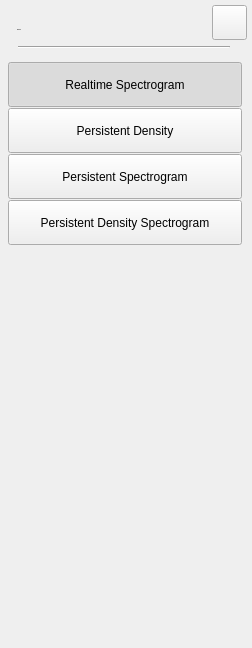
<?xml version="1.0" encoding="UTF-8"?>
<ui version="4.0">
 <class>RtSa_Dialog_MeasureSetup</class>
 <widget class="QWidget" name="RtSa_Dialog_MeasureSetup">
  <property name="geometry">
   <rect>
    <x>0</x>
    <y>0</y>
    <width>252</width>
    <height>648</height>
   </rect>
  </property>
  <property name="windowTitle">
   <string>Form</string>
  </property>
  <property name="styleSheet">
   <string notr="true">/*********************indoor*******************/
#RtSa_Dialog_MeasureSetup[status = &quot;indoor&quot;]
#widget
{
	background-color:rgba(211,211,211,0.9);
}
#RtSa_Dialog_MeasureSetup[status = &quot;indoor&quot;]
QLabel
{
	color:rgb(9, 73, 108);
	background-color:rgba(0,0,0,0);
}
#RtSa_Dialog_MeasureSetup[status = &quot;indoor&quot;]
QPushButton
{
	border-style:flat;
	text-align:left;
	padding-left:10px;
}
#RtSa_Dialog_MeasureSetup[status = &quot;indoor&quot;]
QPushButton::!checked
{
	font: 13px &quot;Arial&quot;;
	font-weight:normal;
	background-color: rgba(237, 212, 0,0);
}
#RtSa_Dialog_MeasureSetup[status = &quot;indoor&quot;]
QPushButton::checked
{
font: 75 13px &quot;Arial&quot;;
font-weight:bold;
background-color: rgb(255,181,0);
}
#RtSa_Dialog_MeasureSetup[status = &quot;indoor&quot;]
#lblTitle
{
	font: 75 20px &quot;Arial&quot;;
	color:rgba(46,46,46,1);
	line-height:23px;
	font-weight:bold;
}
#RtSa_Dialog_MeasureSetup[status = &quot;indoor&quot;]
#pb_cancel
{
border-style:flat;
background-color:rgba(0,0,0,0);
background-image: url(:/rtsa/image/btn_close_normal.png);
}
#RtSa_Dialog_MeasureSetup[status = &quot;indoor&quot;]
#pb_cancel:pressed
{
background-image: url(:/rtsa/image/btn_close_click.png);
}
#RtSa_Dialog_MeasureSetup[status = &quot;indoor&quot;]
#line
{
	background-color:rgba(46,46,46,1);
}
/*********************outdoor*******************/
#RtSa_Dialog_MeasureSetup[status = &quot;outdoor&quot;]
#widget
{
	background-color:rgba(211,211,211,0.9);
}
#RtSa_Dialog_MeasureSetup[status = &quot;outdoor&quot;]
QLabel
{
	color:rgb(9, 73, 108);
	background-color:rgba(0,0,0,0);
}
#RtSa_Dialog_MeasureSetup[status = &quot;outdoor&quot;]
QPushButton
{
	border-style:flat;
	text-align:left;
	padding-left:10px;
}
#RtSa_Dialog_MeasureSetup[status = &quot;outdoor&quot;]
QPushButton::!checked
{
	font: 13px &quot;Arial&quot;;
	font-weight:normal;
	background-color: rgba(237, 212, 0,0);
}
#RtSa_Dialog_MeasureSetup[status = &quot;outdoor&quot;]
QPushButton::checked
{
font: 75 13px &quot;Arial&quot;;
font-weight:bold;
background-color: rgb(255,181,0);
}
#RtSa_Dialog_MeasureSetup[status = &quot;outdoor&quot;]
#lblTitle
{
	font: 75 20px &quot;Arial&quot;;
	color:rgba(46,46,46,1);
	line-height:23px;
	font-weight:bold;
}
#RtSa_Dialog_MeasureSetup[status = &quot;outdoor&quot;]
#pb_cancel
{
border-style:flat;
background-color:rgba(0,0,0,0);
background-image: url(:/rtsa/image/btn_close_normal.png);
}
#RtSa_Dialog_MeasureSetup[status = &quot;outdoor&quot;]
#pb_cancel:pressed
{
background-image: url(:/rtsa/image/btn_close_click.png);
}
#RtSa_Dialog_MeasureSetup[status = &quot;outdoor&quot;]
#line
{
	background-color:rgba(46,46,46,1);
}
/*********************night*******************/
#RtSa_Dialog_MeasureSetup[status = &quot;night&quot;]
#widget
{
	background-color:rgba(208,182,139,0.9);
}
#RtSa_Dialog_MeasureSetup[status = &quot;night&quot;]
QLabel
{
	color:rgb(9, 73, 108);
	background-color:rgba(0,0,0,0);
}
#RtSa_Dialog_MeasureSetup[status = &quot;night&quot;]
QPushButton
{
	border-style:flat;
	text-align:left;
	padding-left:10px;
}
#RtSa_Dialog_MeasureSetup[status = &quot;night&quot;]
QPushButton::!checked
{
	font: 13px &quot;Arial&quot;;
	font-weight:normal;
	background-color: rgba(237, 212, 0,0);
}
#RtSa_Dialog_MeasureSetup[status = &quot;night&quot;]
QPushButton::checked
{
font: 75 13px &quot;Arial&quot;;
font-weight:bold;
background-color: rgb(255,181,0);
}
#RtSa_Dialog_MeasureSetup[status = &quot;night&quot;]
#lblTitle
{
	font: 75 20px &quot;Arial&quot;;
	color:rgba(46,46,46,1);
	line-height:23px;
	font-weight:bold;
}
#RtSa_Dialog_MeasureSetup[status = &quot;night&quot;]
#pb_cancel
{
border-style:flat;
background-color:rgba(0,0,0,0);
border-image: url(:/rtsa/image/night/btn_close_normal.png);
}
#RtSa_Dialog_MeasureSetup[status = &quot;night&quot;]
#pb_cancel:pressed
{
border-image: url(:/rtsa/image/night/btn_close_click.png);
}
#RtSa_Dialog_MeasureSetup[status = &quot;night&quot;]
#line
{
	background-color:rgba(46,46,46,1);
}</string>
  </property>
  <property name="status" stdset="0">
   <string>night</string>
  </property>
  <widget class="QWidget" name="widget" native="true">
   <property name="geometry">
    <rect>
     <x>0</x>
     <y>0</y>
     <width>252</width>
     <height>648</height>
    </rect>
   </property>
   <property name="styleSheet">
    <string notr="true"/>
   </property>
   <widget class="QLabel" name="lblTitle">
    <property name="geometry">
     <rect>
      <x>17</x>
      <y>19</y>
      <width>102</width>
      <height>22</height>
     </rect>
    </property>
    <property name="font">
     <font>
      <family>Arial</family>
      <pointsize>-1</pointsize>
      <weight>75</weight>
      <italic>false</italic>
      <bold>true</bold>
     </font>
    </property>
    <property name="styleSheet">
     <string notr="true">#lblTitle
{
	font: 75 20px &quot;Arial&quot;;
	color:rgba(46,46,46,1);
	line-height:23px;
	font-weight:bold;
}</string>
    </property>
    <property name="text">
     <string>Measure</string>
    </property>
   </widget>
   <widget class="QPushButton" name="pb_cancel">
    <property name="geometry">
     <rect>
      <x>212</x>
      <y>5</y>
      <width>35</width>
      <height>35</height>
     </rect>
    </property>
    <property name="styleSheet">
     <string notr="true">#RtSa_Dialog_MeasureSetup[status = &quot;indoor&quot;]
#pb_cancel
{
background-color:rgba(0,0,0,0);
background-image: url(:/rtsa/image/btn_close_normal.png);
}
#RtSa_Dialog_MeasureSetup[status = &quot;indoor&quot;]
#pb_cancel:pressed
{
background-image: url(:/rtsa/image/btn_close_click.png);
}

#RtSa_Dialog_MeasureSetup[status = &quot;outdoor&quot;]
#pb_cancel
{
background-color:rgba(0,0,0,0);
background-image: url(:/rtsa/image/btn_close_normal.png);
}
#RtSa_Dialog_MeasureSetup[status = &quot;outdoor&quot;]
#pb_cancel:pressed
{
background-image: url(:/rtsa/image/btn_close_click.png);
}

#RtSa_Dialog_MeasureSetup[status  =  &quot;night&quot;]  
#pb_cancel
{
background-color:rgba(0,0,0,0);
border-image: url(:/rtsa/image/night/btn_close_normal.png);
}
#RtSa_Dialog_MeasureSetup[status  =  &quot;night&quot;]  
#pb_cancel:pressed
{
border-image: url(:/rtsa/image/night/btn_close_click.png);
}</string>
    </property>
    <property name="text">
     <string/>
    </property>
   </widget>
   <widget class="Line" name="line">
    <property name="geometry">
     <rect>
      <x>18</x>
      <y>46</y>
      <width>212</width>
      <height>2</height>
     </rect>
    </property>
    <property name="orientation">
     <enum>Qt::Horizontal</enum>
    </property>
   </widget>
   <widget class="QPushButton" name="pb_Density">
    <property name="geometry">
     <rect>
      <x>8</x>
      <y>154</y>
      <width>234</width>
      <height>45</height>
     </rect>
    </property>
    <property name="text">
     <string>Persistent Spectrogram</string>
    </property>
    <property name="checkable">
     <bool>true</bool>
    </property>
    <property name="autoExclusive">
     <bool>true</bool>
    </property>
   </widget>
   <widget class="QPushButton" name="pb_Persisten_spec">
    <property name="geometry">
     <rect>
      <x>8</x>
      <y>108</y>
      <width>234</width>
      <height>45</height>
     </rect>
    </property>
    <property name="text">
     <string>Persistent Density</string>
    </property>
    <property name="checkable">
     <bool>true</bool>
    </property>
    <property name="autoExclusive">
     <bool>true</bool>
    </property>
   </widget>
   <widget class="QPushButton" name="pb_Spectrum">
    <property name="geometry">
     <rect>
      <x>8</x>
      <y>62</y>
      <width>234</width>
      <height>45</height>
     </rect>
    </property>
    <property name="text">
     <string>Realtime Spectrogram</string>
    </property>
    <property name="checkable">
     <bool>true</bool>
    </property>
    <property name="checked">
     <bool>true</bool>
    </property>
    <property name="autoExclusive">
     <bool>true</bool>
    </property>
   </widget>
   <widget class="QPushButton" name="pb_Density_Spectrogram">
    <property name="geometry">
     <rect>
      <x>8</x>
      <y>200</y>
      <width>234</width>
      <height>45</height>
     </rect>
    </property>
    <property name="text">
     <string>Persistent Density Spectrogram</string>
    </property>
    <property name="checkable">
     <bool>true</bool>
    </property>
    <property name="autoExclusive">
     <bool>true</bool>
    </property>
   </widget>
  </widget>
 </widget>
 <resources/>
 <connections/>
</ui>
